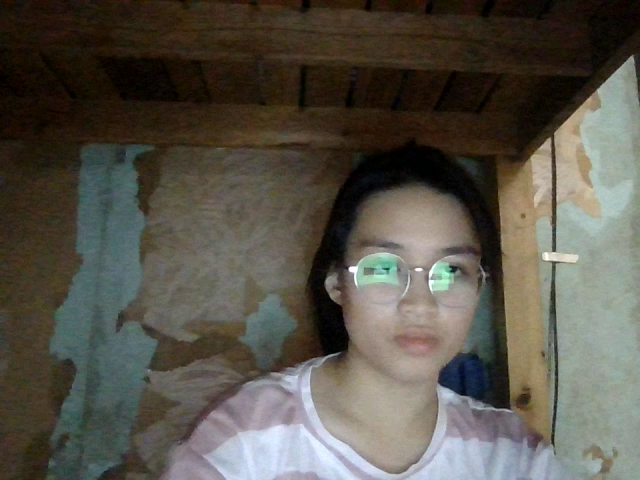
#> input picture frame 0 of temp_videos/quick_training_1753429446260.webm, 640 x 480 px, given in place of the camera
$ python record_alphabet.py
#> lines starting #> are read from the running program, lines starting #| are printed output that depends on the picture
#!/usr/bin/env python3
"""
Script to record ASL alphabet videos for training
"""

import cv2
import os
import time
import json
from datetime import datetime

def record_alphabet_videos():
    """Record videos for each letter of the alphabet"""

    # Create directory for alphabet videos
    alphabet_dir = os.path.join('dataset', 'alphabet_videos')
    os.makedirs(alphabet_dir, exist_ok=True)

    # Alphabet letters to record
    letters = ['A', 'B', 'C', 'D', 'E', 'F', 'G', 'H', 'I', 'J', 'K', 'L', 'M',
               'N', 'O', 'P', 'Q', 'R', 'S', 'T', 'U', 'V', 'W', 'X', 'Y', 'Z']

    # Video recording settings
    fps = 30
    duration = 3  # seconds per video
    frame_count = fps * duration

    # Initialize camera
    cap = cv2.VideoCapture(0)
    if not cap.isOpened():
        print("❌ Error: Could not open camera")
        return

    cap.set(cv2.CAP_PROP_FRAME_WIDTH, 640)
    cap.set(cv2.CAP_PROP_FRAME_HEIGHT, 480)
    cap.set(cv2.CAP_PROP_FPS, fps)

    print("🎥 ASL Alphabet Video Recording")
    print("=" * 50)
    print(f"📁 Videos will be saved to: {alphabet_dir}")
    print(f"⏱️  Recording {duration} seconds per letter")
    print(f"🔤 Recording {len(letters)} letters")
    print("\n📋 Instructions:")
    print("1. Position your hand in the camera frame")
    print("2. Press SPACE to start recording each letter")
    print("3. Hold the sign steady during recording")
    print("4. Press 'q' to quit anytime")
    print("5. Press 's' to skip a letter")
    print("6. Press 'r' to re-record the current letter")

    input("\nPress Enter when ready to start...")

    # Metadata for the dataset
    dataset_metadata = {
        'created': datetime.now().isoformat(),
        'type': 'ASL_Alphabet',
        'fps': fps,
        'duration_seconds': duration,
        'resolution': '640x480',
        'videos': {}
    }

    letter_index = 0

    while letter_index < len(letters):
        current_letter = letters[letter_index]
        video_filename = f"{current_letter}.mp4"
        video_path = os.path.join(alphabet_dir, video_filename)

        print(f"\n🔤 Preparing to record letter: {current_letter}")
        print(f"📹 Video will be saved as: {video_filename}")

        # Show preview
        while True:
            ret, frame = cap.read()
#> frame is the input picture: shape (480, 640, 3); mean B, G, R 74.2, 83.8, 87.9
            if not ret:
                print("❌ Failed to read from camera")
                break

            # Flip frame horizontally for mirror effect
            frame = cv2.flip(frame, 1)
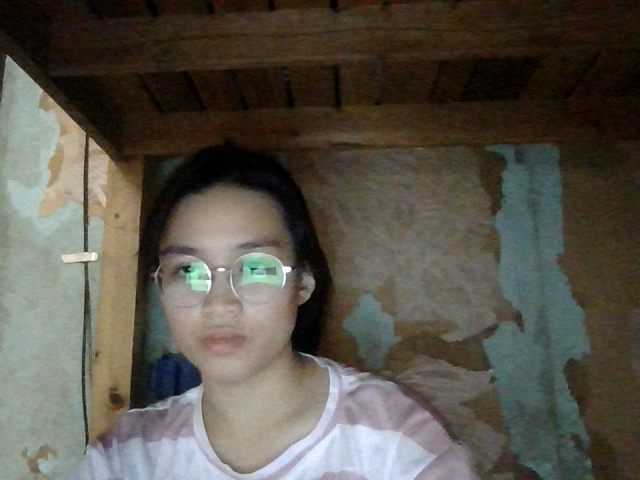
#> frame: shape (480, 640, 3); mean B, G, R 74.2, 83.8, 87.9

            # Add text overlay
            cv2.putText(frame, f"Letter: {current_letter}", (10, 30),
                       cv2.FONT_HERSHEY_SIMPLEX, 1, (0, 255, 0), 2)
            cv2.putText(frame, "SPACE: Start Recording | S: Skip | R: Re-record | Q: Quit",
                       (10, frame.shape[0] - 20), cv2.FONT_HERSHEY_SIMPLEX, 0.5, (255, 255, 255), 1)
            cv2.putText(frame, "Position your hand and press SPACE", (10, 60),
                       cv2.FONT_HERSHEY_SIMPLEX, 0.7, (0, 255, 255), 2)
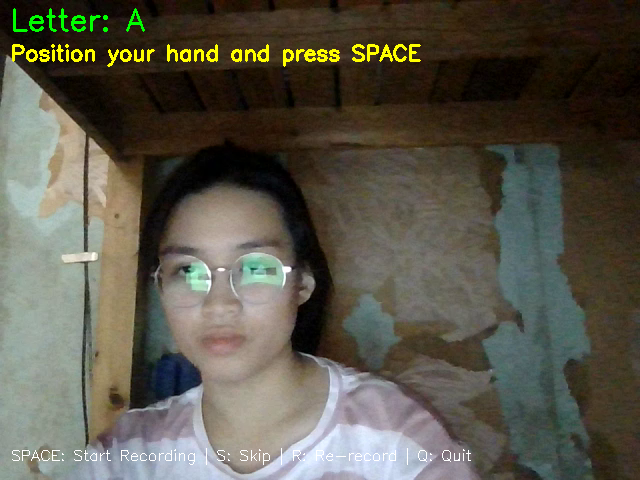
#> frame: shape (480, 640, 3); mean B, G, R 74.2, 86.6, 89.9

            cv2.imshow('ASL Alphabet Recorder', frame)

            key = cv2.waitKey(1) & 0xFF
#> (key q is pressed here)
            if key == ord(' '):  # Space to start recording
                break
            elif key == ord('s'):  # Skip this letter
                print(f"⏭️  Skipping letter {current_letter}")
                letter_index += 1
                break
            elif key == ord('q'):  # Quit
                print("🛑 Recording cancelled by user")
                cap.release()
                cv2.destroyAllWindows()
                return
            elif key == ord('r') and letter_index > 0:  # Re-record previous
                letter_index -= 1
                break

        if key == ord(' '):  # Actually record the video
            print(f"🎬 Recording {current_letter} in...")

            # Countdown
            for i in range(3, 0, -1):
                ret, frame = cap.read()
                if ret:
                    frame = cv2.flip(frame, 1)
                    cv2.putText(frame, f"Recording {current_letter} in: {i}", (10, 100),
                               cv2.FONT_HERSHEY_SIMPLEX, 1, (0, 0, 255), 3)
                    cv2.imshow('ASL Alphabet Recorder', frame)
                    cv2.waitKey(1000)

            # Start recording
            fourcc = cv2.VideoWriter_fourcc(*'mp4v')
            out = cv2.VideoWriter(video_path, fourcc, fps, (640, 480))

            print(f"🔴 Recording {current_letter}...")

            frames_recorded = 0
            start_time = time.time()

            while frames_recorded < frame_count:
                ret, frame = cap.read()
                if not ret:
                    break

                frame = cv2.flip(frame, 1)

                # Add recording indicator
                progress = frames_recorded / frame_count
                cv2.putText(frame, f"Recording: {current_letter}", (10, 30),
                           cv2.FONT_HERSHEY_SIMPLEX, 1, (0, 0, 255), 2)
                cv2.putText(frame, f"Progress: {progress:.1%}", (10, 60),
                           cv2.FONT_HERSHEY_SIMPLEX, 0.7, (255, 0, 0), 2)

                # Progress bar
                bar_width = 400
                bar_height = 20
                bar_x = 120
                bar_y = 40
                cv2.rectangle(frame, (bar_x, bar_y), (bar_x + bar_width, bar_y + bar_height), (100, 100, 100), -1)
                cv2.rectangle(frame, (bar_x, bar_y), (bar_x + int(bar_width * progress), bar_y + bar_height), (0, 255, 0), -1)

                out.write(frame)
                cv2.imshow('ASL Alphabet Recorder', frame)

                frames_recorded += 1

                if cv2.waitKey(1) & 0xFF == ord('q'):
                    break

            out.release()

            # Calculate actual duration
            end_time = time.time()
            actual_duration = end_time - start_time

            print(f"✅ Letter {current_letter} recorded successfully!")
            print(f"📊 Frames: {frames_recorded}, Duration: {actual_duration:.2f}s")

            # Save metadata
            dataset_metadata['videos'][current_letter] = {
                'filename': video_filename,
                'letter': current_letter,
                'frames': frames_recorded,
                'duration': actual_duration,
                'recorded_at': datetime.now().isoformat()
            }

            letter_index += 1

    cap.release()
    cv2.destroyAllWindows()

    # Save dataset metadata
    metadata_path = os.path.join(alphabet_dir, 'dataset_metadata.json')
    with open(metadata_path, 'w') as f:
        json.dump(dataset_metadata, f, indent=2)

    print(f"\n🎉 Recording complete!")
    print(f"📁 Videos saved to: {alphabet_dir}")
    print(f"📋 Metadata saved to: {metadata_path}")
    print(f"🔤 Recorded {len(dataset_metadata['videos'])} letters")

    return alphabet_dir, dataset_metadata

if __name__ == "__main__":
    try:
        print("🎬 Starting ASL Alphabet Video Recording...")
        alphabet_dir, metadata = record_alphabet_videos()
        print("\n✅ Video recording completed successfully!")

        # Ask if user wants to process the videos immediately
        process_now = input("\n🔄 Do you want to process these videos for training now? (y/n): ").lower().strip()
        if process_now in ['y', 'yes']:
            print("📝 Next step: Run the processing script to extract features from your videos")
            print("💡 Command: python scripts/process_alphabet_videos.py")

    except Exception as e:
        print(f"❌ Error during recording: {e}")
        import traceback
        traceback.print_exc()
